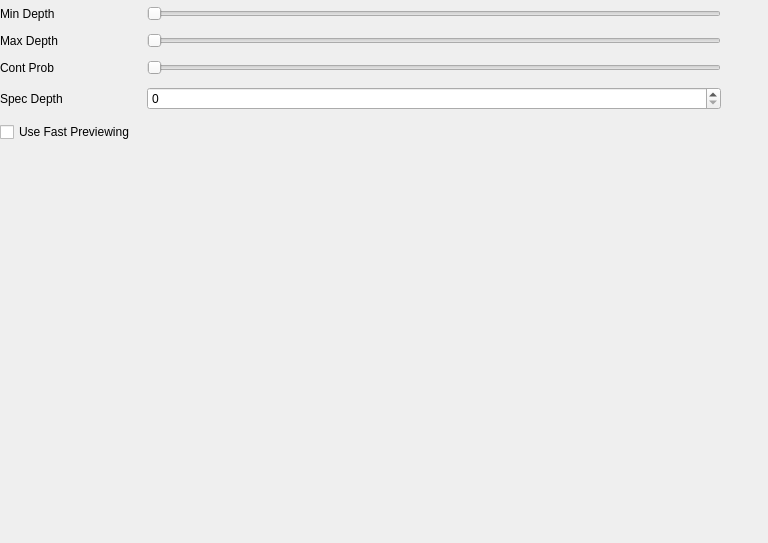
<?xml version="1.0" encoding="UTF-8"?>
<ui version="4.0">
 <class>PathTracer</class>
 <widget class="QWidget" name="PathTracer">
  <property name="geometry">
   <rect>
    <x>0</x>
    <y>0</y>
    <width>768</width>
    <height>543</height>
   </rect>
  </property>
  <property name="sizePolicy">
   <sizepolicy hsizetype="Expanding" vsizetype="Fixed">
    <horstretch>0</horstretch>
    <verstretch>0</verstretch>
   </sizepolicy>
  </property>
  <property name="windowTitle">
   <string>Form</string>
  </property>
  <widget class="QWidget" name="formLayoutWidget">
   <property name="geometry">
    <rect>
     <x>0</x>
     <y>0</y>
     <width>721</width>
     <height>153</height>
    </rect>
   </property>
   <layout class="QGridLayout" name="gridLayout">
    <item row="0" column="1">
     <widget class="QLabel" name="display_min_depth">
      <property name="sizePolicy">
       <sizepolicy hsizetype="Fixed" vsizetype="Preferred">
        <horstretch>0</horstretch>
        <verstretch>0</verstretch>
       </sizepolicy>
      </property>
      <property name="minimumSize">
       <size>
        <width>72</width>
        <height>0</height>
       </size>
      </property>
      <property name="text">
       <string/>
      </property>
      <property name="alignment">
       <set>Qt::AlignCenter</set>
      </property>
     </widget>
    </item>
    <item row="3" column="0">
     <widget class="QLabel" name="label_4">
      <property name="text">
       <string>Spec Depth</string>
      </property>
     </widget>
    </item>
    <item row="1" column="2">
     <widget class="QSlider" name="max_depth_slider">
      <property name="minimum">
       <number>1</number>
      </property>
      <property name="maximum">
       <number>20</number>
      </property>
      <property name="orientation">
       <enum>Qt::Horizontal</enum>
      </property>
     </widget>
    </item>
    <item row="2" column="2">
     <widget class="QSlider" name="cont_prob_slider">
      <property name="minimum">
       <number>1</number>
      </property>
      <property name="maximum">
       <number>10</number>
      </property>
      <property name="orientation">
       <enum>Qt::Horizontal</enum>
      </property>
     </widget>
    </item>
    <item row="6" column="0" colspan="3">
     <widget class="QCheckBox" name="fast_preview">
      <property name="sizePolicy">
       <sizepolicy hsizetype="Expanding" vsizetype="Fixed">
        <horstretch>0</horstretch>
        <verstretch>0</verstretch>
       </sizepolicy>
      </property>
      <property name="text">
       <string>Use Fast Previewing</string>
      </property>
     </widget>
    </item>
    <item row="0" column="2">
     <widget class="QSlider" name="min_depth_slider">
      <property name="minimum">
       <number>1</number>
      </property>
      <property name="maximum">
       <number>20</number>
      </property>
      <property name="orientation">
       <enum>Qt::Horizontal</enum>
      </property>
     </widget>
    </item>
    <item row="2" column="0">
     <widget class="QLabel" name="label_3">
      <property name="text">
       <string>Cont Prob</string>
      </property>
     </widget>
    </item>
    <item row="1" column="0">
     <widget class="QLabel" name="label_2">
      <property name="text">
       <string>Max Depth</string>
      </property>
     </widget>
    </item>
    <item row="2" column="1">
     <widget class="QLabel" name="display_cont_prob">
      <property name="sizePolicy">
       <sizepolicy hsizetype="Fixed" vsizetype="Preferred">
        <horstretch>0</horstretch>
        <verstretch>0</verstretch>
       </sizepolicy>
      </property>
      <property name="minimumSize">
       <size>
        <width>72</width>
        <height>0</height>
       </size>
      </property>
      <property name="text">
       <string/>
      </property>
      <property name="alignment">
       <set>Qt::AlignCenter</set>
      </property>
     </widget>
    </item>
    <item row="0" column="0">
     <widget class="QLabel" name="label">
      <property name="text">
       <string>Min Depth</string>
      </property>
     </widget>
    </item>
    <item row="1" column="1">
     <widget class="QLabel" name="display_max_depth">
      <property name="sizePolicy">
       <sizepolicy hsizetype="Fixed" vsizetype="Preferred">
        <horstretch>0</horstretch>
        <verstretch>0</verstretch>
       </sizepolicy>
      </property>
      <property name="minimumSize">
       <size>
        <width>72</width>
        <height>0</height>
       </size>
      </property>
      <property name="text">
       <string/>
      </property>
      <property name="alignment">
       <set>Qt::AlignCenter</set>
      </property>
     </widget>
    </item>
    <item row="3" column="2">
     <widget class="QSpinBox" name="specular_depth"/>
    </item>
   </layout>
  </widget>
 </widget>
 <resources/>
 <connections/>
</ui>
